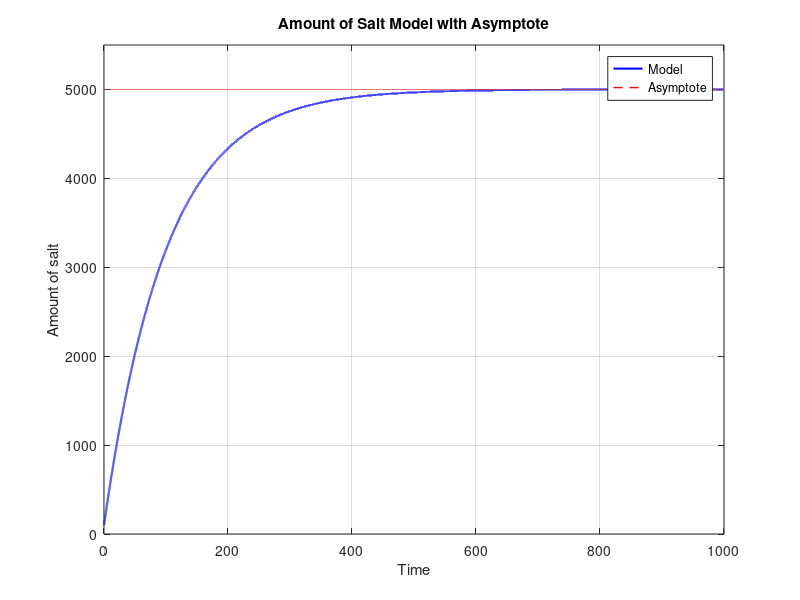

MATLAB code for this plot:
clear

t = 0:0.01:1000;
model = 5000 - 4900 * exp(-0.01 * t);

% Create a figure
figure;

% Plot the model
plot(t, model, 'b-', 'LineWidth', 1.5);
hold on;

% Plot the asymptote
asym = 5000 * ones(size(t)); % Create a constant array for the asymptote
plot(t, asym, 'r--', 'LineWidth', 1); % Dashed red line for the asymptote

% Set new y-axis limits to make the asymptote clearer
ylim([0 5500]); % Adjust the limits to ensure the asymptote is visible

% Labels and title
xlabel("Time");
ylabel("Amount of salt");
title("Amount of Salt Model with Asymptote");
legend('Model', 'Asymptote', 'Location', 'Best');
grid on;

% Release the hold
hold off;

